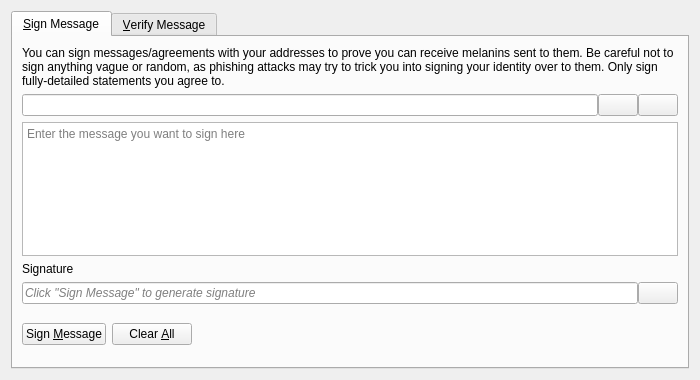
<?xml version="1.0" encoding="UTF-8"?>
<ui version="4.0">
 <class>SignVerifyMessageDialog</class>
 <widget class="QDialog" name="SignVerifyMessageDialog">
  <property name="geometry">
   <rect>
    <x>0</x>
    <y>0</y>
    <width>700</width>
    <height>380</height>
   </rect>
  </property>
  <property name="windowTitle">
   <string>Signatures - Sign / Verify a Message</string>
  </property>
  <property name="modal">
   <bool>true</bool>
  </property>
  <layout class="QVBoxLayout" name="verticalLayout">
   <item>
    <widget class="QTabWidget" name="tabWidget">
     <property name="currentIndex">
      <number>0</number>
     </property>
     <widget class="QWidget" name="tabSignMessage">
      <attribute name="title">
       <string>&amp;Sign Message</string>
      </attribute>
      <layout class="QVBoxLayout" name="verticalLayout_SM">
       <item>
        <widget class="QLabel" name="infoLabel_SM">
         <property name="text">
          <string>You can sign messages/agreements with your addresses to prove you can receive melanins sent to them. Be careful not to sign anything vague or random, as phishing attacks may try to trick you into signing your identity over to them. Only sign fully-detailed statements you agree to.</string>
         </property>
         <property name="textFormat">
          <enum>Qt::PlainText</enum>
         </property>
         <property name="wordWrap">
          <bool>true</bool>
         </property>
        </widget>
       </item>
       <item>
        <layout class="QHBoxLayout" name="horizontalLayout_1_SM">
         <property name="spacing">
          <number>0</number>
         </property>
         <item>
          <widget class="QValidatedLineEdit" name="addressIn_SM">
           <property name="toolTip">
            <string>The Melanin address to sign the message with</string>
           </property>
          </widget>
         </item>
         <item>
          <widget class="QPushButton" name="addressBookButton_SM">
           <property name="toolTip">
            <string>Choose previously used address</string>
           </property>
           <property name="text">
            <string/>
           </property>
           <property name="icon">
            <iconset resource="../bitcoin.qrc">
             <normaloff>:/icons/address-book</normaloff>:/icons/address-book</iconset>
           </property>
           <property name="shortcut">
            <string>Alt+A</string>
           </property>
           <property name="autoDefault">
            <bool>false</bool>
           </property>
          </widget>
         </item>
         <item>
          <widget class="QPushButton" name="pasteButton_SM">
           <property name="toolTip">
            <string>Paste address from clipboard</string>
           </property>
           <property name="text">
            <string/>
           </property>
           <property name="icon">
            <iconset resource="../bitcoin.qrc">
             <normaloff>:/icons/editpaste</normaloff>:/icons/editpaste</iconset>
           </property>
           <property name="shortcut">
            <string>Alt+P</string>
           </property>
           <property name="autoDefault">
            <bool>false</bool>
           </property>
          </widget>
         </item>
        </layout>
       </item>
       <item>
        <widget class="QPlainTextEdit" name="messageIn_SM">
         <property name="toolTip">
          <string>Enter the message you want to sign here</string>
         </property>
         <property name="placeholderText">
          <string>Enter the message you want to sign here</string>
         </property>
        </widget>
       </item>
       <item>
        <widget class="QLabel" name="signatureLabel_SM">
         <property name="text">
          <string>Signature</string>
         </property>
         <property name="textFormat">
          <enum>Qt::PlainText</enum>
         </property>
        </widget>
       </item>
       <item>
        <layout class="QHBoxLayout" name="horizontalLayout_2_SM">
         <property name="spacing">
          <number>0</number>
         </property>
         <item>
          <widget class="QLineEdit" name="signatureOut_SM">
           <property name="placeholderText">
            <string>Click "Sign Message" to generate signature</string>
           </property>
           <property name="font">
            <font>
             <italic>true</italic>
            </font>
           </property>
           <property name="readOnly">
            <bool>true</bool>
           </property>
          </widget>
         </item>
         <item>
          <widget class="QPushButton" name="copySignatureButton_SM">
           <property name="toolTip">
            <string>Copy the current signature to the system clipboard</string>
           </property>
           <property name="text">
            <string/>
           </property>
           <property name="icon">
            <iconset resource="../bitcoin.qrc">
             <normaloff>:/icons/editcopy</normaloff>:/icons/editcopy</iconset>
           </property>
           <property name="autoDefault">
            <bool>false</bool>
           </property>
          </widget>
         </item>
        </layout>
       </item>
       <item>
        <layout class="QHBoxLayout" name="horizontalLayout_3_SM">
         <item>
          <widget class="QPushButton" name="signMessageButton_SM">
           <property name="toolTip">
            <string>Sign the message to prove you own this Melanin address</string>
           </property>
           <property name="text">
            <string>Sign &amp;Message</string>
           </property>
           <property name="icon">
            <iconset resource="../bitcoin.qrc">
             <normaloff>:/icons/edit</normaloff>:/icons/edit</iconset>
           </property>
           <property name="autoDefault">
            <bool>false</bool>
           </property>
          </widget>
         </item>
         <item>
          <widget class="QPushButton" name="clearButton_SM">
           <property name="toolTip">
            <string>Reset all sign message fields</string>
           </property>
           <property name="text">
            <string>Clear &amp;All</string>
           </property>
           <property name="icon">
            <iconset resource="../bitcoin.qrc">
             <normaloff>:/icons/remove</normaloff>:/icons/remove</iconset>
           </property>
           <property name="autoDefault">
            <bool>false</bool>
           </property>
          </widget>
         </item>
         <item>
          <spacer name="horizontalSpacer_1_SM">
           <property name="orientation">
            <enum>Qt::Horizontal</enum>
           </property>
           <property name="sizeHint" stdset="0">
            <size>
             <width>40</width>
             <height>48</height>
            </size>
           </property>
          </spacer>
         </item>
         <item>
          <widget class="QLabel" name="statusLabel_SM">
           <property name="font">
            <font>
             <weight>75</weight>
             <bold>true</bold>
            </font>
           </property>
           <property name="text">
            <string/>
           </property>
           <property name="wordWrap">
            <bool>true</bool>
           </property>
          </widget>
         </item>
         <item>
          <spacer name="horizontalSpacer_2_SM">
           <property name="orientation">
            <enum>Qt::Horizontal</enum>
           </property>
           <property name="sizeHint" stdset="0">
            <size>
             <width>40</width>
             <height>48</height>
            </size>
           </property>
          </spacer>
         </item>
        </layout>
       </item>
      </layout>
     </widget>
     <widget class="QWidget" name="tabVerifyMessage">
      <attribute name="title">
       <string>&amp;Verify Message</string>
      </attribute>
      <layout class="QVBoxLayout" name="verticalLayout_VM">
       <item>
        <widget class="QLabel" name="infoLabel_VM">
         <property name="text">
          <string>Enter the receiver's address, message (ensure you copy line breaks, spaces, tabs, etc. exactly) and signature below to verify the message. Be careful not to read more into the signature than what is in the signed message itself, to avoid being tricked by a man-in-the-middle attack. Note that this only proves the signing party receives with the address, it cannot prove sendership of any transaction!</string>
         </property>
         <property name="textFormat">
          <enum>Qt::PlainText</enum>
         </property>
         <property name="alignment">
          <set>Qt::AlignLeading|Qt::AlignLeft|Qt::AlignTop</set>
         </property>
         <property name="wordWrap">
          <bool>true</bool>
         </property>
        </widget>
       </item>
       <item>
        <layout class="QHBoxLayout" name="horizontalLayout_1_VM">
         <property name="spacing">
          <number>0</number>
         </property>
         <item>
          <widget class="QValidatedLineEdit" name="addressIn_VM">
           <property name="toolTip">
            <string>The Melanin address the message was signed with</string>
           </property>
          </widget>
         </item>
         <item>
          <widget class="QPushButton" name="addressBookButton_VM">
           <property name="toolTip">
            <string>Choose previously used address</string>
           </property>
           <property name="text">
            <string/>
           </property>
           <property name="icon">
            <iconset resource="../bitcoin.qrc">
             <normaloff>:/icons/address-book</normaloff>:/icons/address-book</iconset>
           </property>
           <property name="shortcut">
            <string>Alt+A</string>
           </property>
           <property name="autoDefault">
            <bool>false</bool>
           </property>
          </widget>
         </item>
        </layout>
       </item>
       <item>
        <widget class="QPlainTextEdit" name="messageIn_VM">
          <property name="toolTip">
            <string>The signed message to verify</string>
          </property>
          <property name="placeholderText">
            <string>The signed message to verify</string>
          </property>
        </widget>
       </item>
       <item>
        <widget class="QValidatedLineEdit" name="signatureIn_VM">
          <property name="toolTip">
            <string>The signature given when the message was signed</string>
          </property>
          <property name="placeholderText">
            <string>The signature given when the message was signed</string>
          </property>
        </widget>
       </item>
       <item>
        <layout class="QHBoxLayout" name="horizontalLayout_2_VM">
         <item>
          <widget class="QPushButton" name="verifyMessageButton_VM">
           <property name="toolTip">
            <string>Verify the message to ensure it was signed with the specified Melanin address</string>
           </property>
           <property name="text">
            <string>Verify &amp;Message</string>
           </property>
           <property name="icon">
            <iconset resource="../bitcoin.qrc">
             <normaloff>:/icons/transaction_0</normaloff>:/icons/transaction_0</iconset>
           </property>
           <property name="autoDefault">
            <bool>false</bool>
           </property>
          </widget>
         </item>
         <item>
          <widget class="QPushButton" name="clearButton_VM">
           <property name="toolTip">
            <string>Reset all verify message fields</string>
           </property>
           <property name="text">
            <string>Clear &amp;All</string>
           </property>
           <property name="icon">
            <iconset resource="../bitcoin.qrc">
             <normaloff>:/icons/remove</normaloff>:/icons/remove</iconset>
           </property>
           <property name="autoDefault">
            <bool>false</bool>
           </property>
          </widget>
         </item>
         <item>
          <spacer name="horizontalSpacer_1_VM">
           <property name="orientation">
            <enum>Qt::Horizontal</enum>
           </property>
           <property name="sizeHint" stdset="0">
            <size>
             <width>40</width>
             <height>48</height>
            </size>
           </property>
          </spacer>
         </item>
         <item>
          <widget class="QLabel" name="statusLabel_VM">
           <property name="font">
            <font>
             <weight>75</weight>
             <bold>true</bold>
            </font>
           </property>
           <property name="text">
            <string/>
           </property>
           <property name="wordWrap">
            <bool>true</bool>
           </property>
          </widget>
         </item>
         <item>
          <spacer name="horizontalSpacer_2_VM">
           <property name="orientation">
            <enum>Qt::Horizontal</enum>
           </property>
           <property name="sizeHint" stdset="0">
            <size>
             <width>40</width>
             <height>48</height>
            </size>
           </property>
          </spacer>
         </item>
        </layout>
       </item>
      </layout>
     </widget>
    </widget>
   </item>
  </layout>
 </widget>
 <customwidgets>
  <customwidget>
   <class>QValidatedLineEdit</class>
   <extends>QLineEdit</extends>
   <header>qt/qvalidatedlineedit.h</header>
  </customwidget>
 </customwidgets>
 <resources>
  <include location="../bitcoin.qrc"/>
 </resources>
 <connections/>
</ui>
